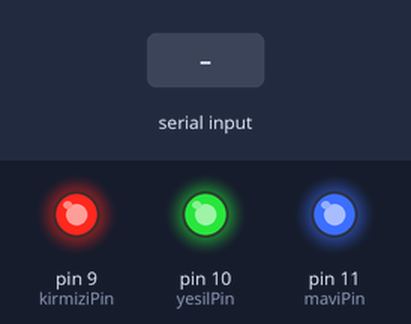
Simulated run of this sketch. Board: Arduino Uno, built with avr-gcc and run on an emulated ATmega328P. On the bench: output pins drawn as LEDs (lit = HIGH). The inputs (shaded band) are chosen by the test bench.

Above: at 1.2 s.
1.3 s: "B" received over Serial
At 2.5 s:
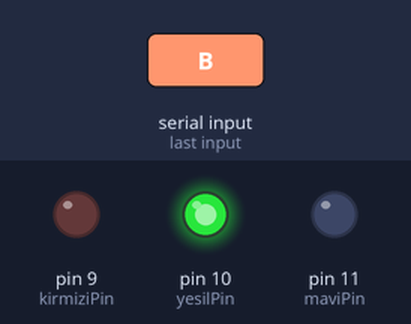
2.8 s: "P" received over Serial
At 3.8 s:
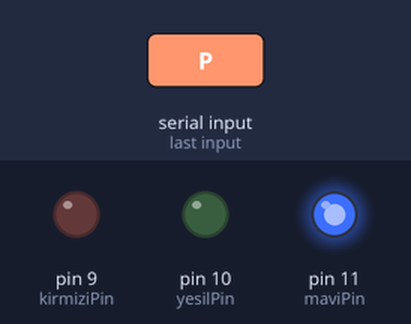
4.3 s: "M" received over Serial
At 5.0 s:
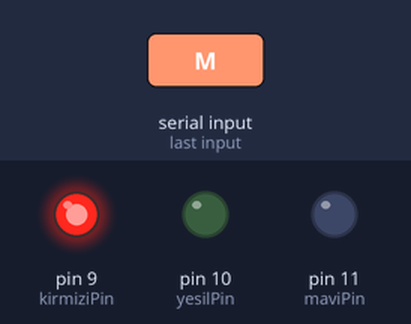
5.8 s: "K" received over Serial
At 6.1 s:
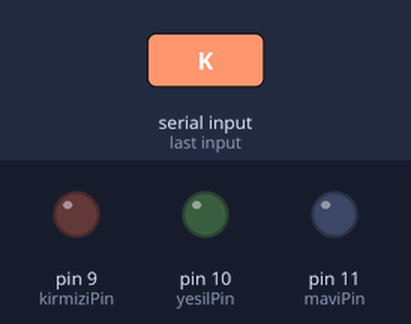
7.3 s: "1" received over Serial
At 8.4 s:
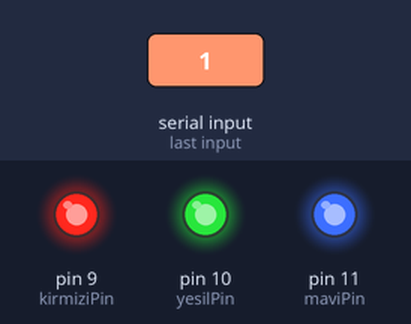
Timing chart, 0 to 9.8 s (numbered marks = the images above; inputs shaded):
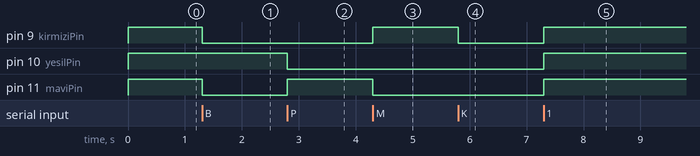

The sketch:

bluethoot_il_eled_kontrol.ino
```cpp
#include <SoftwareSerial.h>

#include <softwareserial.h>
int veri; //Bluetooth üzerinden okuduğumuz değişken.
int kirmiziPin = 9; //RGB Ledin kırmızı bacağının takılacağı pin
int yesilPin = 10; //RGB Ledin yeşil bacağının takılacağı pin
int maviPin = 11; //RGB Ledin mavi bacağının takılacağı pin
void setup() {
  Serial.begin(9600); //Seri haberleşmeyi başlatıyoruz.
  pinMode(kirmiziPin, OUTPUT); //Kırmızı pinini OUTPUT olarak ayarlıyoruz.
  pinMode(yesilPin, OUTPUT); //Yeşl pinini OUTPUT olarak ayarlıyoruz.
  pinMode(maviPin, OUTPUT); //Mavi pinini OUTPUT olarak ayarlıyoruz.
}
void loop() {
  if (Serial.available()){ //Seri haberleşmeden veri gelmesini bekliyoruz.
    veri = Serial.read(); //S& gt; 0eri haberleşmeden gelen veriyi okuyoruz.
  }
  if (veri == 'B') { //Seri haberleşmeden k harfi geldiğinde bu kısım çalışır.
    digitalWrite(kirmiziPin, LOW);
    digitalWrite(yesilPin, HIGH);
    digitalWrite(maviPin, LOW);
  } else if (veri == 'P') { //Seri haberleşmeden y harfi geldiğinde bu kısım çalışır.
    digitalWrite(kirmiziPin, LOW);
    digitalWrite(yesilPin, LOW);
    digitalWrite(maviPin, HIGH);
  } else if (veri == 'M') { //Seri haberleşmeden m harfi geldiğinde bu kısım çalışır.
    digitalWrite(kirmiziPin, HIGH);
    digitalWrite(yesilPin, LOW);
    digitalWrite(maviPin, LOW);


  } else if (veri == 'K') { //Seri haberleşmeden a harfi geldiğinde bu kısım çalışır.
    digitalWrite(kirmiziPin, LOW);
    digitalWrite(yesilPin, LOW);
    digitalWrite(maviPin, LOW);


  } else { //Seri haberleşmeden tanımlanmayan veri geldiğinde bu kısım çalışır.
    digitalWrite(kirmiziPin, HIGH);
    digitalWrite(yesilPin, HIGH);
    digitalWrite(maviPin, HIGH);
  }
}
```

Measured:
- after the input at 1.3 s, pin 9 (kirmiziPin), pin 11 (maviPin): HIGH → LOW at once
- after the input at 2.8 s, pin 10 (yesilPin): HIGH → LOW at once; pin 11 (maviPin): LOW → HIGH at once
- after the input at 4.3 s, pin 9 (kirmiziPin): LOW → HIGH at once; pin 11 (maviPin): HIGH → LOW at once
- after the input at 5.8 s, pin 9 (kirmiziPin): HIGH → LOW at once
- after the input at 7.3 s, pin 9 (kirmiziPin), pin 10 (yesilPin), pin 11 (maviPin): LOW → HIGH at once
